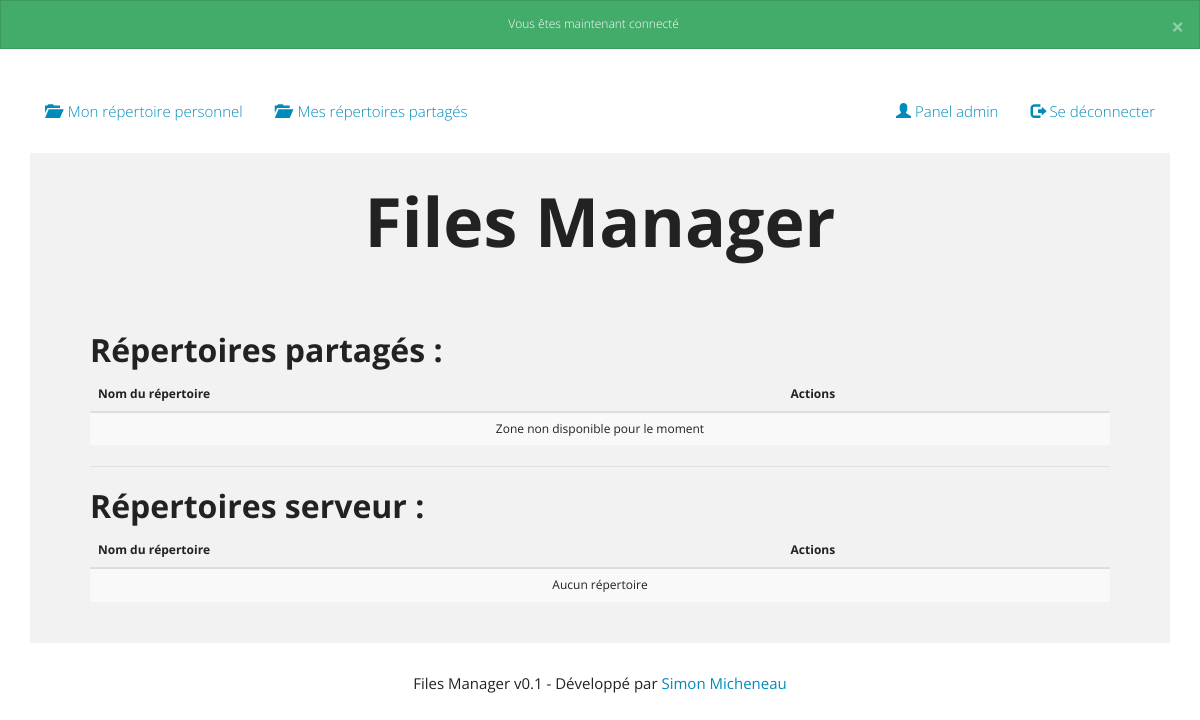
The page /directory.php (signed in) on the database as committed earlier.
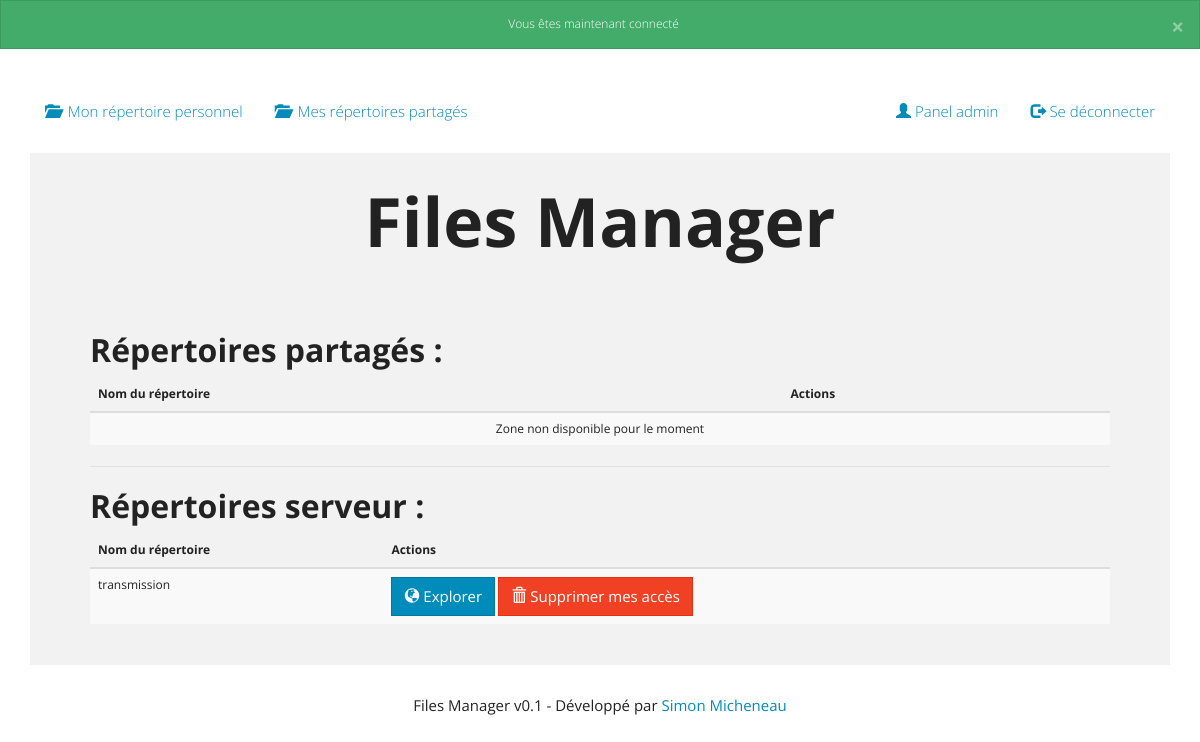
The same page on the database as committed later.
### tables this page shows
CREATE TABLE IF NOT EXISTS `access` (
  `id` int(11) NOT NULL AUTO_INCREMENT,
  `id_user` int(11) NOT NULL,
  `id_directory` int(11) NOT NULL,
  `folder_directory` tinyint(4) DEFAULT NULL,
  `link_directory` tinyint(4) DEFAULT NULL,
  PRIMARY KEY (`id`),
  KEY `id_user` (`id_user`),
  KEY `id_directory` (`id_directory`)
);

CREATE TABLE IF NOT EXISTS `internal` (
  `id` int(11) NOT NULL AUTO_INCREMENT,
  `name` varchar(255) NOT NULL,
  `location` varchar(255) NOT NULL,
  `url` varchar(255) NOT NULL,
  PRIMARY KEY (`id`)
);

### inc/function.php (called while the page is built, shortened)
<?php
function check_rank($id_rank){
  if(!isset($pdo)){
    global $pdo;
  }
  $id = $pdo->quote($id_rank);
  $req = $pdo->query("SELECT name FROM ranks WHERE id = $id");
  $result = $req->fetch();
  if(!empty($result)){
    return $result->name;
  }else{
    return false;
  }
}
function csrf(){
    return 'csrf='.$_SESSION['csrf'];
}
?>

### directory.php (the view, shortened to what this page needs)
<?php
  require_once 'inc/header.php';
  $rank = check_rank($_SESSION['auth']->id_rank);
?>
  <div class="container">
    <br/>
    <div class="header clearfix">
      <nav>
        <ul class="nav nav-pills pull-left">
          <li><a href="index.php"><span class="glyphicon glyphicon-folder-open"></span> &nbsp;Mon répertoire personnel</a></li>
          <li><a href="directory.php"><span class="glyphicon glyphicon-folder-open"></span> &nbsp;Mes répertoires partagés</a></li>
        </ul>
        <ul class="nav nav-pills pull-right">
          <?php
          if($rank === "admin"){
            echo '<li><a href="admin/index.php"><span class="glyphicon glyphicon-user"></span> Panel admin</a></li>';
          }
          ?>
          <li><a href="logout.php"><span class="glyphicon glyphicon-log-out"></span> Se déconnecter</a></li>
        </ul>
      </nav>
    </div>
    <br/>
    <div class="jumbotron">
      <h1 class="text-center"><strong>Files Manager</strong></h1>
      <br/><br/>
      <h2><strong>Répertoires partagés :</strong></h2>
      <table class="table table-striped">
        <thead>
          <tr>
            <th>Nom du répertoire</th>
            <th>Actions</th>
          </tr>
        </thead>
        <tbody>
          <tr class="text-center">
            <td colspan="2">Zone non disponible pour le moment</td>
          </tr>
        </tbody>
      </table>
      <hr>
      <h2><strong>Répertoires serveur :</strong></h2>
      <table class="table table-striped">
        <thead>
          <tr>
            <th>Nom du répertoire</th>
            <th>Actions</th>
          </tr>
        </thead>
        <tbody>
          <?php
            $id_user = $pdo->quote($_SESSION['auth']->id);
            $req = $pdo->query("SELECT * FROM access WHERE id_user = $id_user AND link_directory = 1 ORDER BY id DESC");
            $existe = 0;
            $type = 'link';
            while($data = $req->fetch()){
              $existe = 1;
              $id_directory = $pdo->quote($data->id_directory);
              $req2 = $pdo->query("SELECT * FROM internal WHERE id = $id_directory");
              $data_directory = $req2->fetch();
              echo '<tr>
                      <td>'.$data_directory->name.'</td>
                      <td>
                        <a href="explorer.php?id='.$data->id_directory.'&type='.$type.'" class="btn btn-primary"><span class="glyphicon glyphicon-globe"></span> Explorer</a>
                        <a href="directory.php?delete='.$data->id.'&type='.$type.'&'.csrf().'" class="btn btn-danger input-margin" onclick="return confirm(\'Êtes vous sur ?\');"><span class="glyphicon glyphicon-trash"></span> Supprimer mes accès</a>
                      </td>
                    </tr>';
            }
            if($existe == 0){
              echo '<tr class="text-center">
                      <td colspan="2">Aucun répertoire</td>
                    </tr>';
            }
          ?>
        </tbody>
      </table>
    </div>
  </div>
<?php
  require_once 'inc/footer.php';
?>

### inc/header.php (shortened to what this page needs)
<?php
  require_once 'inc/database.php';
  require_once 'inc/function.php';
?>
<!DOCTYPE html>
<html lang="fr">
  <head>
    <link href="asset/css/bootstrap.css" rel="stylesheet">
  </head>
  <body>
    <?php if(isset($_SESSION['flash'])): ?>
        <?php foreach($_SESSION['flash'] as $type => $message): ?>
            <div class="alert text-center alert-<?= $type; ?>">
              <button type="button" class="close" data-dismiss="alert">&times;</button>
                <?= $message; ?>
            </div>
        <?php endforeach; ?>
    <?php endif; ?>

Rows that differ between the two databases and show on the page:
added access: internal.name "transmission"
Other text that changed with them:
text no longer shown: "Aucun répertoire"
